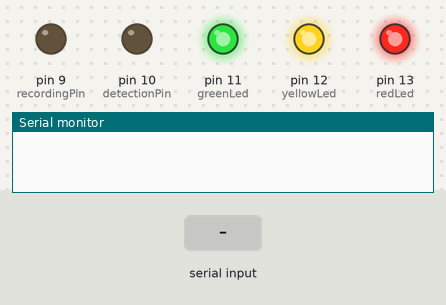
Bench run of a sketch on a simulated Arduino Uno, built with avr-gcc and run on an emulated ATmega328P. Parts: output pins drawn as LEDs (lit = HIGH), the last lines printed to the serial monitor. The inputs (shaded band) are chosen by the test bench.

Above: at 0.1 s.
At 2.2 s:
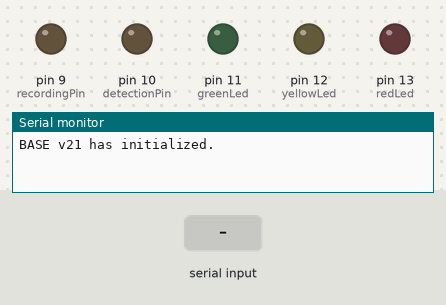
2.3 s: "BASE 1\n" received over Serial
4.6 s: "BASE 1\n" received over the second serial link
6.1 s: "BASE 150\n" received over Serial
7.6 s: "DEPL 1\n" received over the second serial link
9.1 s: "DEPL 1\n" received over Serial
11.4 s: "STOP 1\n" received over Serial
At 12.3 s:
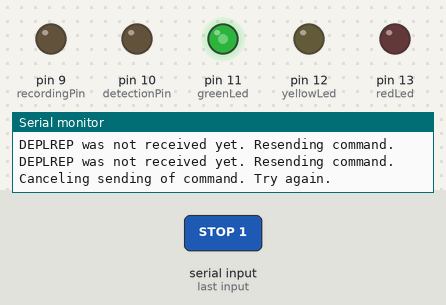
Timing chart, 0 to 14.0 s (numbered marks = the images above; inputs shaded):
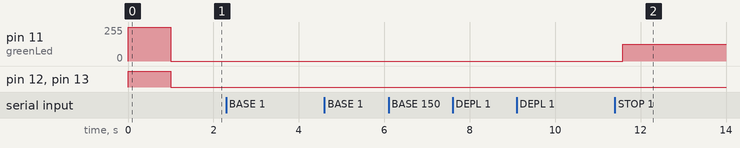

Measured:
- after the input at 11.4 s, pin 11 (greenLed): 0/255 → 127/255 after 0.18 s

The sketch:

main-22-gui-integration.ino
```cpp
// Ubuntu command line for serial port: sudo chmod a+rw /dev/ttyACM0
#include <Arduino.h>
#include <NeoSWSerial.h>
#include <LinkedList.h>

//Name here
const String myName = "BASE";
// const String myName = "DRO1";
// const String myName = "DRO2";
// const String myName = "DRO3";

//Constants (buttons)
const int detectionPin = 10;
const int recordingPin = 9;
const int btn = 7;

// Rule: For ports, green = RX, blue = TXd1
// For modules/chips, green = TX, blue = RX
const int rxHc12 = A0; //green wire
const int txHc12 = A1; //blue wire
const int rxNano = A2; //green wire
const int txNano = A3; //blue wire
const int rxEsp = A4;
const int txEsp = A5;

// Waiting times
const int waitingTime = 5000;

// Only for base station
const int redLed = 13;
const int yellowLed = 12;
const int greenLed = 11;

//Booleans for logic
bool isConnected = false;
bool isDeployed = false;
bool hasStopped = true;

//millis time variables for storage
unsigned long startTime = 0;
unsigned long startTime2 = 0;
unsigned long startTime3 = 0;
unsigned long startTime4 = 0;

float savedX = 0;
float savedY = 0;

float currentX = 0;
float currentY = 0;

float homeX = 0;
float homeY = 0;

float x0 = 5; //3.8 strc, 17.8 pool
float d1 = 0;
float d2 = 0;
float maxY = 15;
float minY = 8;
float maxX = 5;
float minX = 0;

int droneSize = 0;

//received message
String receivedMessage = "";
String receivedCommand = "";
String receivedToName = "";
String receivedFromName = "";
String receivedDetails = "";

//sent message
String sentMessage = "";
String sentCommand = "";
String sentToName = "";
String sentFromName = "";
String sentDetails = "";

// SoftwareSerial(rxPin, txPin, inverse_logic)
NeoSWSerial HC12(rxHc12, txHc12);
NeoSWSerial Nano(rxNano, txNano);
NeoSWSerial Esp(rxEsp, txEsp);

LinkedList<String> drones;

void setup() {
  Serial.begin(9600);
  HC12.begin(9600);
  Nano.begin(9600);
  Esp.begin(9600);

  //GPIO initialization
  pinMode(detectionPin, OUTPUT);
  pinMode(recordingPin, OUTPUT);
  pinMode(btn, INPUT);

  //Set output pins
  digitalWrite(detectionPin, LOW);
  digitalWrite(recordingPin, LOW);

  //Successful intialization indicator
  if(myName == "BASE") {
    pinMode(redLed, OUTPUT);
    pinMode(yellowLed, OUTPUT);
    pinMode(greenLed, OUTPUT);

    //Turn on all lights first to signify that connections are safely grounded
    digitalWrite(redLed, HIGH);
    digitalWrite(yellowLed, HIGH);
    digitalWrite(greenLed, HIGH);

    delay(1000);

    //For base station, no LED should turn on
    digitalWrite(redLed, LOW);
    digitalWrite(yellowLed, LOW);
    digitalWrite(greenLed, LOW);
  }

  Nano.end();
  Esp.end();
  HC12.listen();

  Serial.print(myName);
  Serial.println(" v21 has initialized.");

  startTime = millis();
  startTime2 = millis();
  startTime3 = millis();
}

void loop() {
  forBaseStation();
  // forDrone();
}

void forBaseStation() {
  //STATE 1: If you are not yet deploying, capture all the drones that want to connect with you.
  if(!isDeployed) {

    //TASK 1 Waiting for a drone to connect. Add it to list
    if(receivedSpecificCommand("CONN")) {
      Serial.print(receivedFromName);
      Serial.println(" wanted to connect. Sending handshake.");
      startTime = millis();
      startTime2 = millis();
      while(millis() - startTime < 1000) {
        if(millis() - startTime2 >= 300) {
          startTime2 = millis();
          sendCommand("CONNREP", receivedFromName, "SUCC");
        }
      }
      addDrone(receivedFromName);

      //Count drones
      if(drones.size() == 1) {
        digitalWrite(redLed, HIGH);
        digitalWrite(yellowLed, LOW);
        digitalWrite(greenLed, LOW);
      } else if(drones.size() == 2) {
        digitalWrite(redLed, HIGH);
        digitalWrite(yellowLed, HIGH);
        digitalWrite(greenLed, LOW);
      } else if(drones.size() == 3) {
        digitalWrite(redLed, HIGH);
        digitalWrite(yellowLed, HIGH);
        digitalWrite(greenLed, HIGH);
      } else {
        digitalWrite(redLed, LOW);
        digitalWrite(yellowLed, LOW);
        digitalWrite(greenLed, LOW);
      }
    }

    //TASK 2 Wait for commands from GUI
    while(Serial.available()) {
      char letter = Serial.read();

      if(letter == '\n') {
        Serial.print("Sent via serial: ");
        Serial.println(sentMessage);

        int endIndex = sentMessage.indexOf(' ');
        sentCommand = sentMessage.substring(0, endIndex);
        sentMessage = sentMessage.substring(endIndex+1);

        endIndex = sentMessage.indexOf(' ');
        sentToName = sentMessage.substring(0, endIndex);
        sentDetails = sentMessage.substring(endIndex+1);
        sentMessage = "";

        startTime = millis();
        sendCommand(sentCommand, sentToName, sentDetails);

        while(!receivedSpecificCommand(sentCommand+"REP")) {
          if(millis() - startTime > 800) {
            Serial.print(sentCommand);
            Serial.println("REP was not received yet. Resending command.");
            sendCommand(sentCommand, sentToName, sentDetails);
            startTime = millis();
          }

          if(Serial.available() && Serial.readStringUntil('\n') != "wakaflaka") {
            Serial.println("Canceling sending of command. Try again.");
            break;
          }
        }
        if(sentCommand == "DEPL") isDeployed = true;
      } else {
        sentMessage += letter;
      }
    }
  }

  //STATE 2: Base station has deployed everyone. Read and send commands
  if(isDeployed) {
    //TASK 1: If you typed something, send it to base station
    if(millis() - startTime > 800) {
      digitalWrite(redLed, LOW);
      digitalWrite(yellowLed, LOW);
      digitalWrite(greenLed, !digitalRead(greenLed));
    }

    while(Serial.available()) {
      char letter = Serial.read();

      if(letter == '\n') {
        Serial.print("Sent via serial: ");
        Serial.println(sentMessage);

        int endIndex = sentMessage.indexOf(' ');
        sentCommand = sentMessage.substring(0, endIndex);
        sentMessage = sentMessage.substring(endIndex+1);

        endIndex = sentMessage.indexOf(' ');
        sentToName = sentMessage.substring(0, endIndex);
        sentDetails = sentMessage.substring(endIndex+1);
        sentMessage = "";

        startTime = millis();
        sendCommand(sentCommand, sentToName, sentDetails);

        while(!receivedSpecificCommand(sentCommand+"REP")) {
          if(millis() - startTime > 800) {
            Serial.print(sentCommand);
            Serial.println("REP was not received yet. Resending command.");
            sendCommand(sentCommand, sentToName, sentDetails);
            startTime = millis();
          }

          if(Serial.available() && Serial.readStringUntil('\n') != "wakaflaka") {
            Serial.println("Canceling sending of command. Try again.");
            break;
          }
        }
      } else {
        sentMessage += letter;
      }
    }

    //TASK 2: Wait for base station to send me a command
    if(receiveCommand()) {
    }

  }
}

void forDrone() {
  //STATE 1: Not connected to base station
  if(!isConnected && !isDeployed) {
    //TASK 1: Continue to wait for connection acknowledgement
    while(!receivedSpecificCommand("CONNREP")) {
      if(millis() - startTime > 800) {
        Serial.println("Reply 'CONNREP' was not received. Resending message again.");
        sendCommand("CONN", "BASE", "HELL");
        startTime = millis();
      }
    }
    isConnected = true;
    Serial.println("Successfully detected by base station. Waiting for deployment.");
    sendToNano("CONN", myName, "SUCC");
  }

  //STATE 2: Connected, but waiting for deployment
  if(isConnected && !isDeployed) {
    //TASK 1: Continue to wait for deployment command
    while(!receivedSpecificCommand("DEPL")) {
      if(millis() - startTime > waitingTime) {
        Serial.println("Command 'DEPL' was not received yet. Continue waiting.");
        startTime = millis();
      }

      while(millis() - startTime2 > 1000) {
        Nano.end();
        HC12.end();
        Esp.listen();
        startTime3 = millis();
        while(millis() - startTime3 < 300) {
          if(receiveCommand()) {
            int endIndex = receivedDetails.indexOf(',');
            d1 = receivedDetails.substring(0, endIndex).toFloat();
            d2 = receivedDetails.substring(endIndex+1).toFloat();
            if(d1 != 0 && d2 != 0) {
              currentX = (x0*x0 - d2*d2 + d1*d1)/(2*x0);
              currentY = sqrt(abs(d1*d1 - currentX*currentX));
              Serial.print("Current location: ");
              Serial.print(currentX);
              Serial.print(",");
              Serial.println(currentY);
              sendToNano("COOR", myName, String(currentX)+","+String(currentY));
            }
          }
        }
        startTime3 = millis();
        startTime2 = millis();
        Nano.end();
        Esp.end();
        HC12.listen();
      }
    }

    Serial.println("Base station wants to start deploying. Sending acknowledgement.");
    startTime = millis();
    startTime2 = millis();

    while(millis() - startTime < waitingTime) {
      if(millis() - startTime2 > 800) {
        sendCommand("DEPLREP", receivedFromName, "SUCC");
        startTime2 = millis();
      }
    }

    int endIndex = receivedDetails.indexOf(',');
    minX = receivedDetails.substring(0, endIndex).toFloat();
    maxX = receivedDetails.substring(endIndex+1).toFloat();

    isDeployed = true;
    hasStopped = true;
    startTime = millis();
    homeX = maxX;
    homeY = minY;

    Serial.print(myName);
    Serial.print(" is deployed. Home is at ");
    Serial.print(homeX);
    Serial.print(",");
    Serial.println(homeY);

    sendToNano("DEPL", myName, receivedDetails);
  }

  //STATE 3: Drone is deployed. Move, receive commands, send commands, and detect objects
  if(isConnected && isDeployed) {

    // Task 1: Interpret commands
    if(receiveCommand()) {

      //Send acknowledgement that we received the command first
      startTime = millis();
      startTime2 = millis();
      while(millis() - startTime < waitingTime) {
        if(millis() - startTime2 > 800) {
          sendCommand(receivedCommand+"REP", receivedFromName, "SUCC");
          startTime2 = millis();
        }
      }

      //Interpret the command
      if(receivedCommand == "STOP") {
        hasStopped = true;
        sendToNano(receivedCommand, myName, receivedDetails);
        digitalWrite(detectionPin, LOW); // Turn off camera
        digitalWrite(recordingPin, LOW);
      } else if(receivedCommand == "GO") {
        hasStopped = false;
        homeX = maxX;
        homeY = minY;
        sendToNano(receivedCommand, myName, String(homeX)+","+String(homeY));

        Serial.print("Set x boundaries as ");
        Serial.print(minX);
        Serial.print(" to ");
        Serial.println(maxX);

        digitalWrite(detectionPin, LOW); // Turn on object detection
        digitalWrite(recordingPin, LOW);
      } else if(receivedCommand == "RECO") {
        hasStopped = false;
        sendToNano("GO", myName, String(currentX)+","+String(currentY));
        digitalWrite(detectionPin, LOW);
        digitalWrite(recordingPin, HIGH);
      } else if(receivedCommand == "DETP") {
        digitalWrite(detectionPin, HIGH);

      } else if(receivedCommand == "WHER") {
        startTime = millis();
        Serial.print("Base station wants to know ");
        Serial.println(receivedDetails);
        if(receivedDetails == "CURR\r") {
          while(millis() - startTime < 800) {
            if(millis() - startTime2 > 300) {
              sendCommand("HERE", receivedFromName, String(currentX) + "," + String(currentY));
            }
          }
        } else if(receivedDetails == "HOME\r") {
          while(millis() - startTime < 800) {
            if(millis() - startTime2 > 300) {
              sendCommand("HERE", receivedFromName, String(homeX) + "," + String(homeY));
            }
          }
        } else if(receivedDetails == "SAVE\r") {
          while(millis() - startTime < 800) {
            if(millis() - startTime2 > 300) {
              sendCommand("HERE", receivedFromName, String(savedX) + "," + String(savedY));
            }
          }
        } else if(receivedDetails == "XSUB\r") {
          while(millis() - startTime < 800) {
            if(millis() - startTime2 > 300) {
              sendCommand("HERE", receivedFromName, String(x0));
            }
          }
        } else if(receivedDetails == "MAXY\r") {
          while(millis() - startTime < 800) {
            if(millis() - startTime2 > 300) {
              sendCommand("HERE", receivedFromName, String(maxY));
            }
          }
        } else if(receivedDetails == "MINY\r") {
          while(millis() - startTime < 800) {
            if(millis() - startTime2 > 300) {
              sendCommand("HERE", receivedFromName, String(minY));
            }
          }
        } else if(receivedDetails == "MAXX\r") {
          while(millis() - startTime < 800) {
            if(millis() - startTime2 > 300) {
              sendCommand("HERE", receivedFromName, String(maxX));
            }
          }
        } else if(receivedDetails == "MINX\r") {
          while(millis() - startTime < 800) {
            if(millis() - startTime2 > 300) {
              sendCommand("HERE", receivedFromName, String(minX));
            }
          }
        }

      } else if(receivedCommand == "XSUB") {
        Serial.print("Current x0: ");
        Serial.println(x0);

        x0 = receivedDetails.toFloat();

        Serial.print("New x0: ");
        Serial.println(x0);
      } else if(receivedCommand == "MAXY") {
        Serial.print("Old maxY: ");
        Serial.println(maxY);

        maxY = receivedDetails.toFloat();

        Serial.print("New maxY: ");
        Serial.println(maxY);
        sendToNano(receivedCommand, myName, receivedDetails);
      } else if(receivedCommand == "MINY") {
        Serial.print("Old minY: ");
        Serial.println(minY);

        minY = receivedDetails.toFloat();
        homeY = minY;

        Serial.print("New minY: ");
        Serial.println(minY);
        sendToNano(receivedCommand, myName, receivedDetails);
      } else if(receivedCommand == "MAXX") {
        Serial.print("Old maxX: ");
        Serial.println(maxX);

        maxX = receivedDetails.toFloat();
        homeX = maxX;

        Serial.print("New maxX: ");
        Serial.println(maxX);
        sendToNano(receivedCommand, myName, receivedDetails);
      } else if(receivedCommand == "MINX") {
        Serial.print("Old minX: ");
        Serial.println(minX);

        minX = receivedDetails.toFloat();

        Serial.print("New minX: ");
        Serial.println(minX);
        sendToNano(receivedCommand, myName, receivedDetails);
      } else if(receivedCommand == "HOME") {
        digitalWrite(detectionPin, LOW);
        sendToNano(receivedCommand, myName, receivedDetails);
        Serial.println("Drone is going home.");
      } else {
        sendToNano(receivedCommand, myName, receivedDetails);
      }
    }

    // Task 2: If serial is available, you detected an object...
    while(Serial.available()) {
      char letter = Serial.read();

      if(letter == '\n') {
        Serial.print("Sent via serial: ");
        Serial.println(receivedMessage);

        int endIndex = receivedMessage.indexOf(' ');
        receivedCommand = receivedMessage.substring(0, endIndex);
        receivedMessage = receivedMessage.substring(endIndex+1);

        endIndex = receivedMessage.indexOf(' ');
        receivedToName = receivedMessage.substring(0, endIndex);
        receivedMessage = receivedMessage.substring(endIndex+1);

        endIndex = receivedMessage.indexOf(' ');
        receivedFromName = receivedMessage.substring(0, endIndex);
        receivedDetails = receivedMessage.substring(endIndex+1);

        receivedMessage = ""; // Erase old message
        if(receivedCommand == "DETE") {
          sendToNano(receivedCommand, myName, receivedDetails);
        }
      } else {
        receivedMessage += letter;
      }
    }

    // Task 3: Wait for any coordinates
    while(millis() - startTime > 800) {
      Nano.end();
      HC12.end();
      Esp.listen();
      startTime2 = millis();
      while(millis() - startTime2 < 300) {
        if(receiveCommand()) {
          int endIndex = receivedDetails.indexOf(',');
          d1 = receivedDetails.substring(0, endIndex).toFloat();
          d2 = receivedDetails.substring(endIndex+1).toFloat();
          if(d1 != 0 && d2 != 0) {
            currentX = (x0*x0 - d2*d2 + d1*d1)/(2*x0);
            currentY = sqrt(abs(d1*d1 - currentX*currentX));
            Serial.print("Current location: ");
            Serial.print(currentX);
            Serial.print(",");
            Serial.println(currentY);
            sendToNano("COOR", myName, String(currentX)+","+String(currentY));
          }
        }
      }
      startTime = millis();
      startTime2 = millis();
      Nano.end();
      Esp.end();
      HC12.listen();
    }

  }
}

///////Specific functions/////////
void sendToNano(String command, String toName, String details) {
  HC12.end();
  Esp.end();
  Nano.listen();

  //COMMAND TONAME FROMNAME DETAILS
  if(command != "" && toName != "" && details != "") {
    sentMessage.concat(command);
    sentMessage.concat(" ");
    sentMessage.concat(toName);
    sentMessage.concat(" ");
    sentMessage.concat(myName);
    sentMessage.concat(" ");
    sentMessage.concat(details);

    Nano.println(sentMessage);
    Serial.println(sentMessage);
    sentMessage = "";
  } else {
    Serial.println("Wrong format of command. Try again.");
  }
  Nano.end();
  Esp.end();
  HC12.listen();
}

void addDrone(String droneName) {
  //Check first if drone already exists in list
  for(int i = 0; i < drones.size(); i++) {
    if(drones.get(i) == droneName) {
      Serial.print(droneName);
      Serial.println(" is already connected!");
      return;
    }
  }
  drones.add(droneName); //Successfully added this drone.
}

///////General functions/////////
bool receiveCommand() {
  while(HC12.available()) {
    char letter = HC12.read();
    if(letter == '\n') {
      Serial.print("Received: ");
      Serial.println(receivedMessage);

      int endIndex = receivedMessage.indexOf(' ');
      receivedCommand = receivedMessage.substring(0, endIndex);
      receivedMessage = receivedMessage.substring(endIndex+1);

      endIndex = receivedMessage.indexOf(' ');
      receivedToName = receivedMessage.substring(0, endIndex);
      receivedMessage = receivedMessage.substring(endIndex+1);

      endIndex = receivedMessage.indexOf(' ');
      receivedFromName = receivedMessage.substring(0, endIndex);
      receivedDetails = receivedMessage.substring(endIndex+1);

      receivedMessage = ""; // Erase old message

      if(receivedFromName != "DRO1" && receivedFromName != "DRO2" && receivedFromName != "DRO3" && receivedFromName != "BASE" && receivedFromName != "ALL") return false;

      return (receivedCommand != "") && (receivedToName == myName || receivedToName == "ALL") && (receivedFromName != "") && (receivedDetails != "");
    } else if(letter >= 0) {
      receivedMessage += letter;
    }
  }
  return false;
}

void sendCommand(String command, String toName, String details) {
  //COMMAND TONAME FROMNAME DETAILS
  if(command != "" && toName != "" && details != "") {
    sentMessage.concat(command);
    sentMessage.concat(" ");
    sentMessage.concat(toName);
    sentMessage.concat(" ");
    sentMessage.concat(myName);
    sentMessage.concat(" ");
    sentMessage.concat(details);

    HC12.println(sentMessage);
    sentMessage = "";
  } else {
    Serial.println("Wrong format of command. Try again.");
  }
}

bool receivedSpecificCommand(String command) {
  return receiveCommand() && (receivedCommand == command);
}
```
